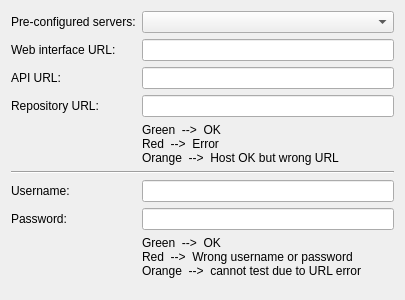
<?xml version="1.0" encoding="UTF-8"?>
<ui version="4.0">
 <class>WizardPage</class>
 <widget class="QWizardPage" name="WizardPage">
  <property name="geometry">
   <rect>
    <x>0</x>
    <y>0</y>
    <width>405</width>
    <height>300</height>
   </rect>
  </property>
  <property name="windowTitle">
   <string>WizardPage</string>
  </property>
  <property name="locale">
   <locale language="English" country="UnitedStates"/>
  </property>
  <property name="title">
   <string>Server configuration</string>
  </property>
  <property name="subTitle">
   <string>Enter the 3 URL required to access this server, your user name and your password. These will be checked before going to the next page.</string>
  </property>
  <attribute name="pageId">
   <string notr="true">2</string>
  </attribute>
  <layout class="QFormLayout" name="formLayout">
   <item row="1" column="0">
    <widget class="QLabel" name="label">
     <property name="text">
      <string>Web interface URL:</string>
     </property>
    </widget>
   </item>
   <item row="1" column="1">
    <widget class="QLineEdit" name="webUrlLineEdit"/>
   </item>
   <item row="3" column="1">
    <widget class="QLineEdit" name="apiUrlLineEdit"/>
   </item>
   <item row="5" column="1">
    <widget class="QLineEdit" name="repoUrlLineEdit"/>
   </item>
   <item row="3" column="0">
    <widget class="QLabel" name="label_2">
     <property name="text">
      <string>API URL:</string>
     </property>
    </widget>
   </item>
   <item row="5" column="0">
    <widget class="QLabel" name="label_3">
     <property name="text">
      <string>Repository URL:</string>
     </property>
    </widget>
   </item>
   <item row="10" column="0">
    <widget class="QLabel" name="label_5">
     <property name="text">
      <string>Username:</string>
     </property>
    </widget>
   </item>
   <item row="11" column="0">
    <widget class="QLabel" name="label_4">
     <property name="text">
      <string>Password:</string>
     </property>
    </widget>
   </item>
   <item row="10" column="1">
    <widget class="QLineEdit" name="usernameLineEdit"/>
   </item>
   <item row="11" column="1">
    <widget class="QLineEdit" name="passwordLineEdit">
     <property name="echoMode">
      <enum>QLineEdit::Password</enum>
     </property>
    </widget>
   </item>
   <item row="8" column="0" colspan="2">
    <widget class="Line" name="line">
     <property name="orientation">
      <enum>Qt::Horizontal</enum>
     </property>
    </widget>
   </item>
   <item row="12" column="1">
    <widget class="QLabel" name="label_6">
     <property name="text">
      <string>Green  --&gt;  OK
Red  --&gt;  Wrong username or password
Orange  --&gt;  cannot test due to URL error</string>
     </property>
    </widget>
   </item>
   <item row="6" column="1">
    <widget class="QLabel" name="label_7">
     <property name="text">
      <string>Green  --&gt;  OK
Red  --&gt;  Error
Orange  --&gt;  Host OK but wrong URL</string>
     </property>
    </widget>
   </item>
   <item row="0" column="1">
    <widget class="QComboBox" name="preConfiguredServerCBox"/>
   </item>
   <item row="0" column="0">
    <widget class="QLabel" name="label_8">
     <property name="text">
      <string>Pre-configured servers:</string>
     </property>
    </widget>
   </item>
  </layout>
 </widget>
 <resources/>
 <connections/>
</ui>
